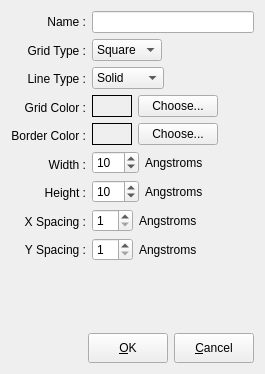
<ui version="4.0" >
 <author></author>
 <comment></comment>
 <exportmacro></exportmacro>
 <class>GridPlanePropDialog</class>
 <widget class="QDialog" name="GridPlanePropDialog" >
  <property name="geometry" >
   <rect>
    <x>0</x>
    <y>0</y>
    <width>265</width>
    <height>374</height>
   </rect>
  </property>
  <property name="windowTitle" >
   <string>Grid Plane Properties</string>
  </property>
  <property name="windowIcon" >
   <iconset/>
  </property>
  <layout class="QGridLayout" >
   <property name="margin" >
    <number>11</number>
   </property>
   <property name="spacing" >
    <number>6</number>
   </property>
   <item row="1" column="0" >
    <spacer>
     <property name="orientation" >
      <enum>Qt::Vertical</enum>
     </property>
     <property name="sizeType" >
      <enum>QSizePolicy::MinimumExpanding</enum>
     </property>
     <property name="sizeHint" >
      <size>
       <width>101</width>
       <height>16</height>
      </size>
     </property>
    </spacer>
   </item>
   <item row="2" column="0" >
    <layout class="QHBoxLayout" >
     <property name="margin" >
      <number>0</number>
     </property>
     <property name="spacing" >
      <number>6</number>
     </property>
     <item>
      <spacer>
       <property name="orientation" >
        <enum>Qt::Horizontal</enum>
       </property>
       <property name="sizeType" >
        <enum>QSizePolicy::Expanding</enum>
       </property>
       <property name="sizeHint" >
        <size>
         <width>92</width>
         <height>20</height>
        </size>
       </property>
      </spacer>
     </item>
     <item>
      <widget class="QPushButton" name="ok_btn" >
       <property name="minimumSize" >
        <size>
         <width>0</width>
         <height>30</height>
        </size>
       </property>
       <property name="text" >
        <string>&amp;OK</string>
       </property>
       <property name="shortcut" >
        <string>Alt+O</string>
       </property>
       <property name="autoDefault" >
        <bool>false</bool>
       </property>
       <property name="default" >
        <bool>false</bool>
       </property>
      </widget>
     </item>
     <item>
      <widget class="QPushButton" name="cancel_btn" >
       <property name="minimumSize" >
        <size>
         <width>0</width>
         <height>30</height>
        </size>
       </property>
       <property name="text" >
        <string>&amp;Cancel</string>
       </property>
       <property name="shortcut" >
        <string>Alt+C</string>
       </property>
       <property name="autoDefault" >
        <bool>false</bool>
       </property>
      </widget>
     </item>
    </layout>
   </item>
   <item row="0" column="0" >
    <layout class="QHBoxLayout" >
     <property name="margin" >
      <number>0</number>
     </property>
     <property name="spacing" >
      <number>6</number>
     </property>
     <item>
      <layout class="QVBoxLayout" >
       <property name="margin" >
        <number>0</number>
       </property>
       <property name="spacing" >
        <number>6</number>
       </property>
       <item>
        <widget class="QLabel" name="textLabel1_4" >
         <property name="text" >
          <string>Name :</string>
         </property>
         <property name="alignment" >
          <set>Qt::AlignRight|Qt::AlignTrailing|Qt::AlignVCenter</set>
         </property>
        </widget>
       </item>
       <item>
        <widget class="QLabel" name="textLabel1_5" >
         <property name="text" >
          <string>Grid Type :</string>
         </property>
         <property name="alignment" >
          <set>Qt::AlignRight|Qt::AlignTrailing|Qt::AlignVCenter</set>
         </property>
        </widget>
       </item>
       <item>
        <widget class="QLabel" name="textLabel1_5_2" >
         <property name="text" >
          <string>Line Type :</string>
         </property>
         <property name="alignment" >
          <set>Qt::AlignRight|Qt::AlignTrailing|Qt::AlignVCenter</set>
         </property>
        </widget>
       </item>
       <item>
        <widget class="QLabel" name="colorTextLabel_3" >
         <property name="text" >
          <string>Grid Color :</string>
         </property>
         <property name="alignment" >
          <set>Qt::AlignRight|Qt::AlignTrailing|Qt::AlignVCenter</set>
         </property>
        </widget>
       </item>
       <item>
        <widget class="QLabel" name="colorTextLabel_4" >
         <property name="text" >
          <string>Border Color :</string>
         </property>
         <property name="alignment" >
          <set>Qt::AlignRight|Qt::AlignTrailing|Qt::AlignVCenter</set>
         </property>
        </widget>
       </item>
       <item>
        <widget class="QLabel" name="textLabel1" >
         <property name="text" >
          <string>Width :</string>
         </property>
         <property name="alignment" >
          <set>Qt::AlignRight|Qt::AlignTrailing|Qt::AlignVCenter</set>
         </property>
        </widget>
       </item>
       <item>
        <widget class="QLabel" name="textLabel1_3" >
         <property name="text" >
          <string>Height :</string>
         </property>
         <property name="alignment" >
          <set>Qt::AlignRight|Qt::AlignTrailing|Qt::AlignVCenter</set>
         </property>
        </widget>
       </item>
       <item>
        <widget class="QLabel" name="textLabel2_3" >
         <property name="text" >
          <string>X Spacing :</string>
         </property>
         <property name="alignment" >
          <set>Qt::AlignRight|Qt::AlignTrailing|Qt::AlignVCenter</set>
         </property>
        </widget>
       </item>
       <item>
        <widget class="QLabel" name="textLabel2_3_2" >
         <property name="text" >
          <string>Y Spacing :</string>
         </property>
         <property name="alignment" >
          <set>Qt::AlignRight|Qt::AlignTrailing|Qt::AlignVCenter</set>
         </property>
        </widget>
       </item>
      </layout>
     </item>
     <item>
      <layout class="QVBoxLayout" >
       <property name="margin" >
        <number>0</number>
       </property>
       <property name="spacing" >
        <number>6</number>
       </property>
       <item>
        <widget class="QLineEdit" name="name_linedit" >
         <property name="text" >
          <string/>
         </property>
         <property name="alignment" >
          <set>Qt::AlignLeading</set>
         </property>
        </widget>
       </item>
       <item>
        <layout class="QHBoxLayout" >
         <property name="margin" >
          <number>0</number>
         </property>
         <property name="spacing" >
          <number>6</number>
         </property>
         <item>
          <layout class="QVBoxLayout" >
           <property name="margin" >
            <number>0</number>
           </property>
           <property name="spacing" >
            <number>6</number>
           </property>
           <item>
            <layout class="QHBoxLayout" >
             <property name="margin" >
              <number>0</number>
             </property>
             <property name="spacing" >
              <number>6</number>
             </property>
             <item>
              <widget class="QComboBox" name="grid_type_combox" >
               <item>
                <property name="text" >
                 <string>Square</string>
                </property>
               </item>
               <item>
                <property name="text" >
                 <string>SiC</string>
                </property>
               </item>
              </widget>
             </item>
             <item>
              <spacer>
               <property name="orientation" >
                <enum>Qt::Horizontal</enum>
               </property>
               <property name="sizeType" >
                <enum>QSizePolicy::Expanding</enum>
               </property>
               <property name="sizeHint" >
                <size>
                 <width>40</width>
                 <height>20</height>
                </size>
               </property>
              </spacer>
             </item>
            </layout>
           </item>
           <item>
            <layout class="QHBoxLayout" >
             <property name="margin" >
              <number>0</number>
             </property>
             <property name="spacing" >
              <number>6</number>
             </property>
             <item>
              <widget class="QComboBox" name="line_type_combox" >
               <property name="currentIndex" >
                <number>1</number>
               </property>
               <item>
                <property name="text" >
                 <string>None</string>
                </property>
               </item>
               <item>
                <property name="text" >
                 <string>Solid</string>
                </property>
               </item>
               <item>
                <property name="text" >
                 <string>Dashed</string>
                </property>
               </item>
               <item>
                <property name="text" >
                 <string>Dotted</string>
                </property>
               </item>
              </widget>
             </item>
             <item>
              <spacer>
               <property name="orientation" >
                <enum>Qt::Horizontal</enum>
               </property>
               <property name="sizeType" >
                <enum>QSizePolicy::Expanding</enum>
               </property>
               <property name="sizeHint" >
                <size>
                 <width>40</width>
                 <height>20</height>
                </size>
               </property>
              </spacer>
             </item>
            </layout>
           </item>
           <item>
            <layout class="QHBoxLayout" >
             <property name="margin" >
              <number>0</number>
             </property>
             <property name="spacing" >
              <number>6</number>
             </property>
             <item>
              <widget class="QLabel" name="grid_color_pixmap" >
               <property name="sizePolicy" >
                <sizepolicy>
                 <hsizetype>5</hsizetype>
                 <vsizetype>5</vsizetype>
                 <horstretch>1</horstretch>
                 <verstretch>0</verstretch>
                </sizepolicy>
               </property>
               <property name="minimumSize" >
                <size>
                 <width>40</width>
                 <height>0</height>
                </size>
               </property>
               <property name="frameShape" >
                <enum>QFrame::Box</enum>
               </property>
               <property name="frameShadow" >
                <enum>QFrame::Plain</enum>
               </property>
               <property name="scaledContents" >
                <bool>true</bool>
               </property>
              </widget>
             </item>
             <item>
              <widget class="QPushButton" name="choose_grid_color_btn" >
               <property name="enabled" >
                <bool>true</bool>
               </property>
               <property name="toolTip" >
                <string>Change color</string>
               </property>
               <property name="text" >
                <string>Choose...</string>
               </property>
               <property name="autoDefault" >
                <bool>false</bool>
               </property>
              </widget>
             </item>
             <item>
              <spacer>
               <property name="orientation" >
                <enum>Qt::Horizontal</enum>
               </property>
               <property name="sizeType" >
                <enum>QSizePolicy::Expanding</enum>
               </property>
               <property name="sizeHint" >
                <size>
                 <width>16</width>
                 <height>20</height>
                </size>
               </property>
              </spacer>
             </item>
            </layout>
           </item>
           <item>
            <layout class="QHBoxLayout" >
             <property name="margin" >
              <number>0</number>
             </property>
             <property name="spacing" >
              <number>6</number>
             </property>
             <item>
              <widget class="QLabel" name="border_color_pixmap" >
               <property name="sizePolicy" >
                <sizepolicy>
                 <hsizetype>5</hsizetype>
                 <vsizetype>5</vsizetype>
                 <horstretch>1</horstretch>
                 <verstretch>0</verstretch>
                </sizepolicy>
               </property>
               <property name="minimumSize" >
                <size>
                 <width>40</width>
                 <height>0</height>
                </size>
               </property>
               <property name="frameShape" >
                <enum>QFrame::Box</enum>
               </property>
               <property name="frameShadow" >
                <enum>QFrame::Plain</enum>
               </property>
               <property name="scaledContents" >
                <bool>true</bool>
               </property>
              </widget>
             </item>
             <item>
              <widget class="QPushButton" name="choose_border_color_btn" >
               <property name="enabled" >
                <bool>true</bool>
               </property>
               <property name="toolTip" >
                <string>Change color</string>
               </property>
               <property name="text" >
                <string>Choose...</string>
               </property>
               <property name="autoDefault" >
                <bool>false</bool>
               </property>
              </widget>
             </item>
             <item>
              <spacer>
               <property name="orientation" >
                <enum>Qt::Horizontal</enum>
               </property>
               <property name="sizeType" >
                <enum>QSizePolicy::Expanding</enum>
               </property>
               <property name="sizeHint" >
                <size>
                 <width>16</width>
                 <height>20</height>
                </size>
               </property>
              </spacer>
             </item>
            </layout>
           </item>
           <item>
            <layout class="QHBoxLayout" >
             <property name="margin" >
              <number>0</number>
             </property>
             <property name="spacing" >
              <number>6</number>
             </property>
             <item>
              <widget class="QSpinBox" name="width_spinbox" >
               <property name="maximum" >
                <number>999</number>
               </property>
               <property name="minimum" >
                <number>1</number>
               </property>
               <property name="value" >
                <number>10</number>
               </property>
              </widget>
             </item>
             <item>
              <widget class="QLabel" name="textLabel2" >
               <property name="text" >
                <string>Angstroms</string>
               </property>
              </widget>
             </item>
             <item>
              <spacer>
               <property name="orientation" >
                <enum>Qt::Horizontal</enum>
               </property>
               <property name="sizeType" >
                <enum>QSizePolicy::Expanding</enum>
               </property>
               <property name="sizeHint" >
                <size>
                 <width>16</width>
                 <height>20</height>
                </size>
               </property>
              </spacer>
             </item>
            </layout>
           </item>
           <item>
            <layout class="QHBoxLayout" >
             <property name="margin" >
              <number>0</number>
             </property>
             <property name="spacing" >
              <number>6</number>
             </property>
             <item>
              <widget class="QSpinBox" name="height_spinbox" >
               <property name="maximum" >
                <number>999</number>
               </property>
               <property name="minimum" >
                <number>1</number>
               </property>
               <property name="value" >
                <number>10</number>
               </property>
              </widget>
             </item>
             <item>
              <widget class="QLabel" name="textLabel2_2" >
               <property name="text" >
                <string>Angstroms</string>
               </property>
              </widget>
             </item>
             <item>
              <spacer>
               <property name="orientation" >
                <enum>Qt::Horizontal</enum>
               </property>
               <property name="sizeType" >
                <enum>QSizePolicy::Expanding</enum>
               </property>
               <property name="sizeHint" >
                <size>
                 <width>16</width>
                 <height>20</height>
                </size>
               </property>
              </spacer>
             </item>
            </layout>
           </item>
           <item>
            <layout class="QHBoxLayout" >
             <property name="margin" >
              <number>0</number>
             </property>
             <property name="spacing" >
              <number>6</number>
             </property>
             <item>
              <widget class="QSpinBox" name="x_spacing_spinbox" >
               <property name="maximum" >
                <number>99</number>
               </property>
               <property name="minimum" >
                <number>1</number>
               </property>
               <property name="value" >
                <number>1</number>
               </property>
              </widget>
             </item>
             <item>
              <widget class="QLabel" name="textLabel2_2_2" >
               <property name="text" >
                <string>Angstroms</string>
               </property>
              </widget>
             </item>
             <item>
              <spacer>
               <property name="orientation" >
                <enum>Qt::Horizontal</enum>
               </property>
               <property name="sizeType" >
                <enum>QSizePolicy::Expanding</enum>
               </property>
               <property name="sizeHint" >
                <size>
                 <width>16</width>
                 <height>20</height>
                </size>
               </property>
              </spacer>
             </item>
            </layout>
           </item>
           <item>
            <layout class="QHBoxLayout" >
             <property name="margin" >
              <number>0</number>
             </property>
             <property name="spacing" >
              <number>6</number>
             </property>
             <item>
              <widget class="QSpinBox" name="y_spacing_spinbox" >
               <property name="maximum" >
                <number>99</number>
               </property>
               <property name="minimum" >
                <number>1</number>
               </property>
               <property name="value" >
                <number>1</number>
               </property>
              </widget>
             </item>
             <item>
              <widget class="QLabel" name="textLabel2_2_3" >
               <property name="text" >
                <string>Angstroms</string>
               </property>
              </widget>
             </item>
             <item>
              <spacer>
               <property name="orientation" >
                <enum>Qt::Horizontal</enum>
               </property>
               <property name="sizeType" >
                <enum>QSizePolicy::Expanding</enum>
               </property>
               <property name="sizeHint" >
                <size>
                 <width>16</width>
                 <height>20</height>
                </size>
               </property>
              </spacer>
             </item>
            </layout>
           </item>
          </layout>
         </item>
         <item>
          <spacer>
           <property name="orientation" >
            <enum>Qt::Horizontal</enum>
           </property>
           <property name="sizeType" >
            <enum>QSizePolicy::Expanding</enum>
           </property>
           <property name="sizeHint" >
            <size>
             <width>16</width>
             <height>20</height>
            </size>
           </property>
          </spacer>
         </item>
        </layout>
       </item>
      </layout>
     </item>
    </layout>
   </item>
  </layout>
 </widget>
 <layoutdefault spacing="6" margin="11" />
 <pixmapfunction></pixmapfunction>
 <tabstops>
  <tabstop>name_linedit</tabstop>
  <tabstop>grid_type_combox</tabstop>
  <tabstop>line_type_combox</tabstop>
  <tabstop>choose_grid_color_btn</tabstop>
  <tabstop>choose_border_color_btn</tabstop>
  <tabstop>width_spinbox</tabstop>
  <tabstop>height_spinbox</tabstop>
  <tabstop>x_spacing_spinbox</tabstop>
  <tabstop>y_spacing_spinbox</tabstop>
  <tabstop>ok_btn</tabstop>
  <tabstop>cancel_btn</tabstop>
 </tabstops>
 <resources/>
 <connections>
  <connection>
   <sender>ok_btn</sender>
   <signal>clicked()</signal>
   <receiver>GridPlanePropDialog</receiver>
   <slot>accept()</slot>
   <hints>
    <hint type="sourcelabel" >
     <x>20</x>
     <y>20</y>
    </hint>
    <hint type="destinationlabel" >
     <x>20</x>
     <y>20</y>
    </hint>
   </hints>
  </connection>
  <connection>
   <sender>cancel_btn</sender>
   <signal>clicked()</signal>
   <receiver>GridPlanePropDialog</receiver>
   <slot>reject()</slot>
   <hints>
    <hint type="sourcelabel" >
     <x>20</x>
     <y>20</y>
    </hint>
    <hint type="destinationlabel" >
     <x>20</x>
     <y>20</y>
    </hint>
   </hints>
  </connection>
 </connections>
</ui>
